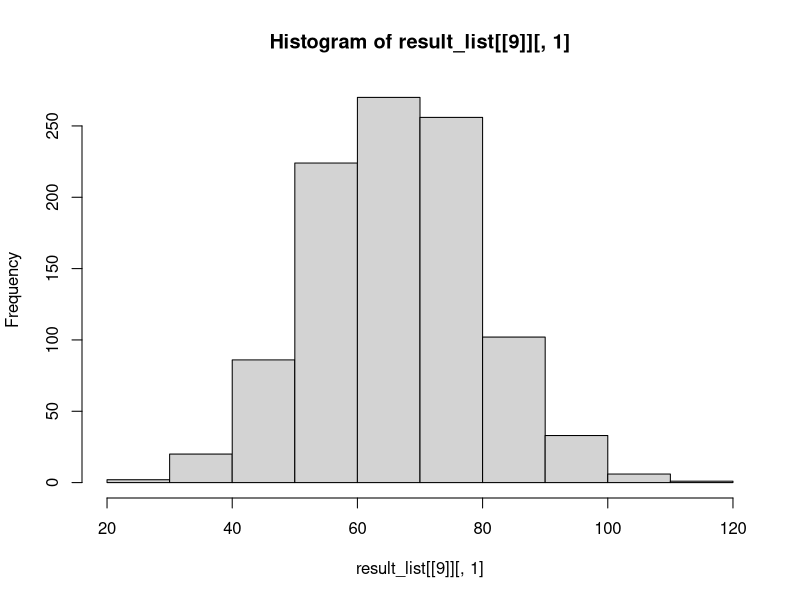

Write the R code that produced this figure. (Note: this script raises an error after producing the figure.)
### Same setup, random effect is fitted as fixed effect 
set.seed(1)
n <- 100

x <- runif(n, -1, 1)
X <- matrix(c(rep(1, n), x), nrow = n) # 
beta <- c(66, 3)
sd_randeff = 0.2*beta[1]
result_list = list()
for(number_groups in 2:10){
  n_groups <- number_groups
  number_experiments = 1000
  results = matrix(nrow = number_experiments, ncol =4)
  colnames(results) = c("estimate_intercept","estimate_effect", 
                        "p_value_intercept", "p_value_effect")
  
  for(experiment in 1:number_experiments){
    
    g <- sort(sample.int(n_groups, size = n, replace = T))
    group <-  as.factor(g)
    randintercep <- rnorm(n_groups, mean = beta[1], sd = sd_randeff)
    
    mu <- sapply(1:n, FUN = function(i) X[i,] %*% c(randintercep[g[i]],beta[2])) 
    
    ## The normal model
    sigma <- 0.5
    y <- rnorm(n, mu, sd = sigma) 
    
    fit_lm <- lm(y ~ x  +  group) 
    
    results[experiment,1] = summary(fit_lm)$coefficients["(Intercept)","Estimate"] 
    + (1/n_groups)*sum(summary(fit_lm)$coefficients[-(1:2),"Estimate"])  
    results[experiment,2] = summary(fit_lm)$coefficients["x","Estimate"]
    results[experiment,3] = summary(fit_lm)$coefficients["(Intercept)","Pr(>|t|)"]
    results[experiment,4] = summary(fit_lm)$coefficients["x","Pr(>|t|)"]
    
  }
  
  result_list[[number_groups-1]] = results
}
hist(result_list[[9]][,1])
saveRDS(result_list, file = "Results/results_intercept_fixed_effect.Rds")


n <- 1000L

inv.logit <- function(p){return(exp(p)/(1 + exp(p)))}
## The data generating process ### 
x <- runif(n, -1, 1)
X <- matrix(c(rep(1, n), x), nrow = n) # 
beta <- c(2,0.3)
sd_randeff = 0.2*beta[1]
result_list = list()
for(number_groups in 2:10){
  n_groups <- number_groups
  
  number_experiments = 1000
  results = matrix(nrow = number_experiments, ncol =5)
  colnames(results) = c("estimate_intercept","estimate_effect", 
                        "p_value_intercept", "p_value_effect",
                        "stddev_randeff")
  
  for(experiment in 1:number_experiments){
    
    g <- sort(sample.int(n_groups, size = n, replace = T))
    group <-  as.factor(g)
    randintercep <- rnorm(n_groups, mean = beta[1], sd = sd_randeff)
    
    mu <- sapply(1:n, FUN = function(i) X[i,] %*% c(randintercep[g[i]],beta[2])) 
    
    ## The binomial model
    y <- rbinom(n, 1, inv.logit(mu))
    
    fit_lmm <- glm(y ~ x  +  group, family = binomial)#,control = glmerControl(optimizer = "Nelder_Mead")) # only beta[c(1,2)] are also random
    
    results[experiment,1] = summary(fit_lmm)$coefficients["(Intercept)","Estimate"] 
    + (1/n_groups)*sum(summary(fit_lmm)$coefficients[-(1:2),"Estimate"])  
    results[experiment,2] = summary(fit_lmm)$coefficients["x","Estimate"]
    results[experiment,3] = summary(fit_lmm)$coefficients["(Intercept)","Pr(>|z|)"]
    results[experiment,4] = summary(fit_lmm)$coefficients["x","Pr(>|z|)"]
    
  }
  
  result_list[[number_groups-1]] = results
}

saveRDS(result_list, file = "Results/results_glm_fixed_effect.Rds")
